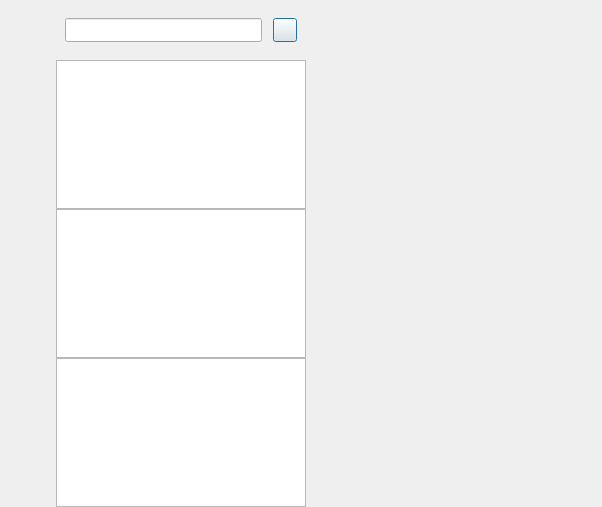
<?xml version="1.0" encoding="UTF-8"?>
<ui version="4.0">
 <class>ChatDialog</class>
 <widget class="QDialog" name="ChatDialog">
  <property name="geometry">
   <rect>
    <x>0</x>
    <y>0</y>
    <width>602</width>
    <height>507</height>
   </rect>
  </property>
  <property name="sizePolicy">
   <sizepolicy hsizetype="Preferred" vsizetype="Preferred">
    <horstretch>0</horstretch>
    <verstretch>0</verstretch>
   </sizepolicy>
  </property>
  <property name="windowTitle">
   <string>Dialog</string>
  </property>
  <layout class="QHBoxLayout" name="horizontalLayout">
   <property name="spacing">
    <number>0</number>
   </property>
   <property name="leftMargin">
    <number>0</number>
   </property>
   <property name="topMargin">
    <number>0</number>
   </property>
   <property name="rightMargin">
    <number>0</number>
   </property>
   <property name="bottomMargin">
    <number>0</number>
   </property>
   <item>
    <widget class="QWidget" name="side_bar" native="true">
     <property name="sizePolicy">
      <sizepolicy hsizetype="Fixed" vsizetype="Expanding">
       <horstretch>0</horstretch>
       <verstretch>0</verstretch>
      </sizepolicy>
     </property>
     <property name="minimumSize">
      <size>
       <width>56</width>
       <height>0</height>
      </size>
     </property>
     <property name="maximumSize">
      <size>
       <width>56</width>
       <height>16777215</height>
      </size>
     </property>
     <layout class="QVBoxLayout" name="verticalLayout_4">
      <property name="spacing">
       <number>30</number>
      </property>
      <property name="leftMargin">
       <number>10</number>
      </property>
      <property name="topMargin">
       <number>30</number>
      </property>
      <property name="rightMargin">
       <number>0</number>
      </property>
      <property name="bottomMargin">
       <number>0</number>
      </property>
      <item>
       <widget class="QWidget" name="widget_2" native="true">
        <property name="minimumSize">
         <size>
          <width>29</width>
          <height>29</height>
         </size>
        </property>
        <layout class="QVBoxLayout" name="verticalLayout_5">
         <property name="spacing">
          <number>30</number>
         </property>
         <property name="leftMargin">
          <number>0</number>
         </property>
         <property name="topMargin">
          <number>0</number>
         </property>
         <property name="rightMargin">
          <number>0</number>
         </property>
         <property name="bottomMargin">
          <number>0</number>
         </property>
         <item>
          <widget class="QLabel" name="side_head_lb">
           <property name="minimumSize">
            <size>
             <width>35</width>
             <height>35</height>
            </size>
           </property>
           <property name="maximumSize">
            <size>
             <width>35</width>
             <height>35</height>
            </size>
           </property>
           <property name="text">
            <string/>
           </property>
          </widget>
         </item>
         <item>
          <widget class="StateWidget" name="side_chat_lb" native="true">
           <property name="minimumSize">
            <size>
             <width>30</width>
             <height>30</height>
            </size>
           </property>
           <property name="maximumSize">
            <size>
             <width>30</width>
             <height>30</height>
            </size>
           </property>
          </widget>
         </item>
         <item>
          <widget class="StateWidget" name="side_contact_lb" native="true">
           <property name="minimumSize">
            <size>
             <width>30</width>
             <height>30</height>
            </size>
           </property>
           <property name="maximumSize">
            <size>
             <width>30</width>
             <height>30</height>
            </size>
           </property>
          </widget>
         </item>
        </layout>
       </widget>
      </item>
      <item>
       <widget class="QWidget" name="widget" native="true"/>
      </item>
      <item>
       <spacer name="verticalSpacer">
        <property name="orientation">
         <enum>Qt::Orientation::Vertical</enum>
        </property>
        <property name="sizeHint" stdset="0">
         <size>
          <width>20</width>
          <height>40</height>
         </size>
        </property>
       </spacer>
      </item>
     </layout>
    </widget>
   </item>
   <item>
    <widget class="QWidget" name="chat_user_wid" native="true">
     <property name="sizePolicy">
      <sizepolicy hsizetype="Preferred" vsizetype="Expanding">
       <horstretch>0</horstretch>
       <verstretch>0</verstretch>
      </sizepolicy>
     </property>
     <property name="minimumSize">
      <size>
       <width>250</width>
       <height>0</height>
      </size>
     </property>
     <property name="maximumSize">
      <size>
       <width>250</width>
       <height>16777215</height>
      </size>
     </property>
     <layout class="QVBoxLayout" name="verticalLayout">
      <property name="spacing">
       <number>0</number>
      </property>
      <property name="leftMargin">
       <number>0</number>
      </property>
      <property name="topMargin">
       <number>0</number>
      </property>
      <property name="rightMargin">
       <number>0</number>
      </property>
      <property name="bottomMargin">
       <number>0</number>
      </property>
      <item>
       <widget class="QWidget" name="search_wid" native="true">
        <property name="minimumSize">
         <size>
          <width>0</width>
          <height>60</height>
         </size>
        </property>
        <property name="maximumSize">
         <size>
          <width>16777215</width>
          <height>60</height>
         </size>
        </property>
        <layout class="QHBoxLayout" name="horizontalLayout_2">
         <property name="spacing">
          <number>6</number>
         </property>
         <property name="leftMargin">
          <number>9</number>
         </property>
         <property name="topMargin">
          <number>9</number>
         </property>
         <property name="rightMargin">
          <number>9</number>
         </property>
         <property name="bottomMargin">
          <number>9</number>
         </property>
         <item>
          <widget class="CustomizeEdit" name="search_edit">
           <property name="minimumSize">
            <size>
             <width>0</width>
             <height>24</height>
            </size>
           </property>
           <property name="maximumSize">
            <size>
             <width>16777215</width>
             <height>24</height>
            </size>
           </property>
          </widget>
         </item>
         <item>
          <spacer name="horizontalSpacer">
           <property name="orientation">
            <enum>Qt::Orientation::Horizontal</enum>
           </property>
           <property name="sizeType">
            <enum>QSizePolicy::Policy::Fixed</enum>
           </property>
           <property name="sizeHint" stdset="0">
            <size>
             <width>5</width>
             <height>20</height>
            </size>
           </property>
          </spacer>
         </item>
         <item>
          <widget class="ClickedBtn" name="add_btn">
           <property name="minimumSize">
            <size>
             <width>24</width>
             <height>24</height>
            </size>
           </property>
           <property name="maximumSize">
            <size>
             <width>24</width>
             <height>24</height>
            </size>
           </property>
           <property name="text">
            <string/>
           </property>
          </widget>
         </item>
        </layout>
       </widget>
      </item>
      <item>
       <widget class="QListWidget" name="search_list"/>
      </item>
      <item>
       <widget class="ChatUserList" name="chat_user_list">
        <property name="minimumSize">
         <size>
          <width>250</width>
          <height>0</height>
         </size>
        </property>
        <property name="maximumSize">
         <size>
          <width>250</width>
          <height>16777215</height>
         </size>
        </property>
       </widget>
      </item>
      <item>
       <widget class="QListWidget" name="con_user_list"/>
      </item>
     </layout>
    </widget>
   </item>
   <item>
    <widget class="QStackedWidget" name="stackedWidget">
     <property name="minimumSize">
      <size>
       <width>50</width>
       <height>0</height>
      </size>
     </property>
     <property name="currentIndex">
      <number>0</number>
     </property>
     <widget class="ChatPage" name="chat_page"/>
     <widget class="QWidget" name="friend_apply_page"/>
     <widget class="QWidget" name="friend_info_page"/>
    </widget>
   </item>
  </layout>
 </widget>
 <customwidgets>
  <customwidget>
   <class>CustomizeEdit</class>
   <extends>QLineEdit</extends>
   <header>customizeedit.h</header>
  </customwidget>
  <customwidget>
   <class>ClickedBtn</class>
   <extends>QPushButton</extends>
   <header>clickedbtn.h</header>
  </customwidget>
  <customwidget>
   <class>ChatUserList</class>
   <extends>QListWidget</extends>
   <header>chatuserlist.h</header>
  </customwidget>
  <customwidget>
   <class>ChatPage</class>
   <extends>QWidget</extends>
   <header location="global">chatpage.h</header>
   <container>1</container>
  </customwidget>
  <customwidget>
   <class>StateWidget</class>
   <extends>QWidget</extends>
   <header location="global">statewidget.h</header>
   <container>1</container>
  </customwidget>
 </customwidgets>
 <resources/>
 <connections/>
</ui>
